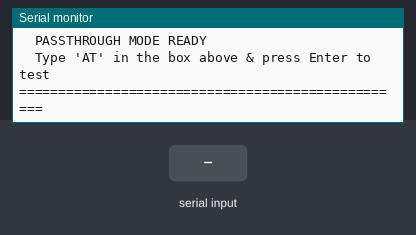
Bench run of a sketch on a simulated ESP32. Shown: the last lines printed to the serial monitor. The test bench sets the inputs (shaded band). The modem accepts every AT command (registered, SIM ready, sends succeed) and sends nothing else.

Above: at 8.9 s.
9.0 s: "OK\n" received over Serial
At 9.9 s:
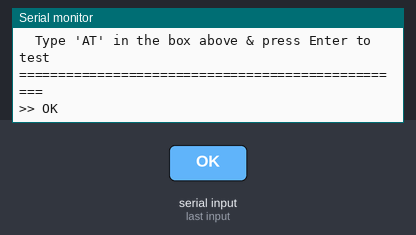
10.5 s: "1\n" received over the second serial link
At 11.0 s:
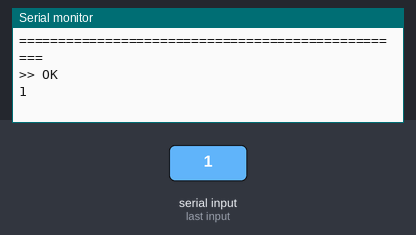
12.0 s: "1\n" received over Serial
At 13.2 s:
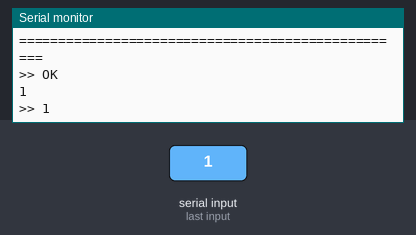
13.5 s: "0\n" received over the second serial link
At 14.5 s:
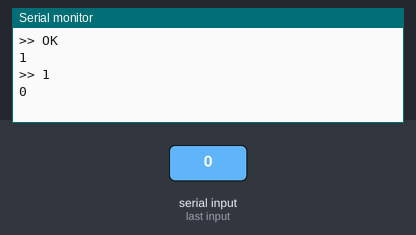

Measured:
- after the input at 9.0 s, the serial monitor: prints a new line at once (image 1)
- after the input at 10.5 s, the serial monitor: prints a new line at once (image 2)
- after the input at 12.0 s, the serial monitor: prints a new line at once (image 3)
- after the input at 13.5 s, the serial monitor: prints a new line at once (image 4)

The sketch:

SIM_Tester.ino
```cpp
/*
  SIMA7670C 4G Module Smart Diagnostic & Passthrough Tool
  --------------------------------------------------------
  Tests AT communication at 115200 and 9600 baud.
  Smart-toggles PWRKEY if module is off.

  Wiring:
    - ESP32 GPIO18 (RX2) <--> SIM7670 TXD
    - ESP32 GPIO19 (TX2) <--> SIM7670 RXD
    - ESP32 GPIO5        <--> SIM7670 PWRKEY
    - ESP32 GND          <--> SIM7670 GND
    - External 5V / 2A   <--> SIM7670 VCC
*/

#include <Arduino.h>

#define SIM_RX_PIN     18    // ESP32 RX2 <- SIM7670 TXD
#define SIM_TX_PIN     19    // ESP32 TX2 -> SIM7670 RXD
#define SIM_PWRKEY_PIN 5     // PWRKEY
HardwareSerial SerialSIM(2); // UART2

void pulsePWRKEY() {
    Serial.println("[POWER] Pulsing PWRKEY (GPIO5 LOW for 2s)...");
    pinMode(SIM_PWRKEY_PIN, OUTPUT);
    digitalWrite(SIM_PWRKEY_PIN, LOW);
    delay(2000);
    digitalWrite(SIM_PWRKEY_PIN, HIGH);
    pinMode(SIM_PWRKEY_PIN, INPUT_PULLUP);
    Serial.println("[POWER] Waiting 5 seconds for SIMA7670C to boot...");
    delay(5000);
}

bool testAT(uint32_t baud) {
    SerialSIM.begin(baud, SERIAL_8N1, SIM_RX_PIN, SIM_TX_PIN);
    delay(200);

    // Clear buffer
    while (SerialSIM.available()) SerialSIM.read();

    // Send AT multiple times to help auto-baud lock on
    for (int i = 0; i < 5; i++) {
        SerialSIM.println("AT");
        delay(300);
        if (SerialSIM.available()) {
            String res = SerialSIM.readString();
            if (res.indexOf("OK") != -1) {
                Serial.printf("[SUCCESS] SIMA7670C responded OK at %lu baud!\n", baud);
                return true;
            }
        }
    }
    return false;
}

void setup() {
    Serial.begin(115200);
    delay(1000);

    Serial.println("\n==================================================");
    Serial.println("   SIMA7670C 4G Smart Diagnostic & Tester        ");
    Serial.println("==================================================");

    // 1. Try 115200 first (default)
    Serial.println("\n[1] Checking if module is awake at 115200 baud...");
    if (!testAT(115200)) {
        // 2. Try 9600
        Serial.println("[2] Checking at 9600 baud...");
        if (!testAT(9600)) {
            // 3. Not responding -> Power ON module
            Serial.println("[3] Module not responding. Toggling PWRKEY...");
            pulsePWRKEY();

            // Retest 115200 and 9600 after power-on
            if (!testAT(115200) && !testAT(9600)) {
                Serial.println("\n❌ ERROR: No response from SIMA7670C.");
                Serial.println("Check: 1. Is 5V/2A power connected?");
                Serial.println("       2. Are TXD/RXD swapped? (Try swapping GPIO18/19)");
                Serial.println("       3. Is GND shared between ESP32 and SIM module?");
            }
        }
    }

    // Set baud rate to 115200
    SerialSIM.println("AT+IPR=115200");
    delay(200);
    SerialSIM.begin(115200, SERIAL_8N1, SIM_RX_PIN, SIM_TX_PIN);

    // Run diagnostic commands
    Serial.println("\n--- SIM & Network Diagnostics ---");

    SerialSIM.println("AT+CPIN?");
    delay(1000);
    while (SerialSIM.available()) Serial.write(SerialSIM.read());

    SerialSIM.println("AT+CSQ");
    delay(1000);
    while (SerialSIM.available()) Serial.write(SerialSIM.read());

    SerialSIM.println("AT+CEREG?");
    delay(1000);
    while (SerialSIM.available()) Serial.write(SerialSIM.read());

    SerialSIM.println("AT+COPS?");
    delay(2000);
    while (SerialSIM.available()) Serial.write(SerialSIM.read());

    Serial.println("\n==================================================");
    Serial.println("  PASSTHROUGH MODE READY");
    Serial.println("  Type 'AT' in the box above & press Enter to test");
    Serial.println("==================================================\n");
}

void loop() {
    // Forward typing from Serial Monitor to SIM Module
    if (Serial.available()) {
        String input = Serial.readStringUntil('\n');
        input.trim();
        if (input.length() > 0) {
            Serial.print(">> ");
            Serial.println(input);
            SerialSIM.println(input);
        }
    }

    // Print responses from SIM Module to Serial Monitor
    if (SerialSIM.available()) {
        while (SerialSIM.available()) {
            Serial.write(SerialSIM.read());
        }
    }
}
```
